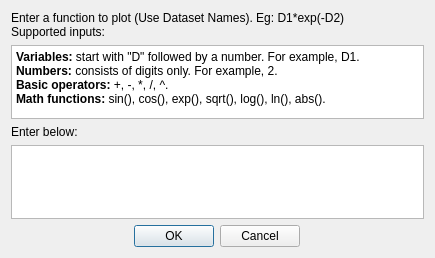
<?xml version="1.0" encoding="UTF-8"?>
<ui version="4.0">
 <class>FunctionDialog</class>
 <widget class="QDialog" name="FunctionDialog">
  <property name="geometry">
   <rect>
    <x>0</x>
    <y>0</y>
    <width>435</width>
    <height>258</height>
   </rect>
  </property>
  <property name="minimumSize">
   <size>
    <width>435</width>
    <height>258</height>
   </size>
  </property>
  <property name="windowTitle">
   <string>Function</string>
  </property>
  <layout class="QGridLayout" name="gridLayout">
   <item row="0" column="0">
    <layout class="QVBoxLayout" name="verticalLayout">
     <item>
      <widget class="QLabel" name="label">
       <property name="text">
        <string>Enter a function to plot (Use Dataset Names). Eg: D1*exp(-D2)
Supported inputs:</string>
       </property>
      </widget>
     </item>
     <item>
      <widget class="QTextBrowser" name="textBrowser">
       <property name="minimumSize">
        <size>
         <width>0</width>
         <height>70</height>
        </size>
       </property>
       <property name="html">
        <string>&lt;!DOCTYPE HTML PUBLIC &quot;-//W3C//DTD HTML 4.0//EN&quot; &quot;http://www.w3.org/TR/REC-html40/strict.dtd&quot;&gt;
&lt;html&gt;&lt;head&gt;&lt;meta name=&quot;qrichtext&quot; content=&quot;1&quot; /&gt;&lt;meta charset=&quot;utf-8&quot; /&gt;&lt;style type=&quot;text/css&quot;&gt;
p, li { white-space: pre-wrap; }
hr { height: 1px; border-width: 0; }
li.unchecked::marker { content: &quot;\2610&quot;; }
li.checked::marker { content: &quot;\2612&quot;; }
&lt;/style&gt;&lt;/head&gt;&lt;body style=&quot; font-family:'Microsoft YaHei UI'; font-size:9pt; font-weight:400; font-style:normal;&quot;&gt;
&lt;p style=&quot; margin-top:0px; margin-bottom:0px; margin-left:0px; margin-right:0px; -qt-block-indent:0; text-indent:0px;&quot;&gt;&lt;span style=&quot; font-weight:700;&quot;&gt;Variables:&lt;/span&gt; start with &amp;quot;D&amp;quot; followed by a number. For example, D1.&lt;/p&gt;
&lt;p style=&quot; margin-top:0px; margin-bottom:0px; margin-left:0px; margin-right:0px; -qt-block-indent:0; text-indent:0px;&quot;&gt;&lt;span style=&quot; font-weight:700;&quot;&gt;Numbers:&lt;/span&gt; consists of digits only. For example, 2.&lt;/p&gt;
&lt;p style=&quot; margin-top:0px; margin-bottom:0px; margin-left:0px; margin-right:0px; -qt-block-indent:0; text-indent:0px;&quot;&gt;&lt;span style=&quot; font-weight:700;&quot;&gt;Basic operators:&lt;/span&gt; +, -, *, /, ^.&lt;/p&gt;
&lt;p style=&quot; margin-top:0px; margin-bottom:0px; margin-left:0px; margin-right:0px; -qt-block-indent:0; text-indent:0px;&quot;&gt;&lt;span style=&quot; font-weight:700;&quot;&gt;Math functions:&lt;/span&gt; sin(), cos(), exp(), sqrt(), log(), ln(), abs().&lt;/p&gt;&lt;/body&gt;&lt;/html&gt;</string>
       </property>
      </widget>
     </item>
     <item>
      <widget class="QLabel" name="label_2">
       <property name="text">
        <string>Enter below:</string>
       </property>
      </widget>
     </item>
     <item>
      <widget class="QTextEdit" name="textEdit">
       <property name="html">
        <string>&lt;!DOCTYPE HTML PUBLIC &quot;-//W3C//DTD HTML 4.0//EN&quot; &quot;http://www.w3.org/TR/REC-html40/strict.dtd&quot;&gt;
&lt;html&gt;&lt;head&gt;&lt;meta name=&quot;qrichtext&quot; content=&quot;1&quot; /&gt;&lt;meta charset=&quot;utf-8&quot; /&gt;&lt;style type=&quot;text/css&quot;&gt;
p, li { white-space: pre-wrap; }
hr { height: 1px; border-width: 0; }
li.unchecked::marker { content: &quot;\2610&quot;; }
li.checked::marker { content: &quot;\2612&quot;; }
&lt;/style&gt;&lt;/head&gt;&lt;body style=&quot; font-family:'Microsoft YaHei UI'; font-size:9pt; font-weight:400; font-style:normal;&quot;&gt;
&lt;p style=&quot;-qt-paragraph-type:empty; margin-top:0px; margin-bottom:0px; margin-left:0px; margin-right:0px; -qt-block-indent:0; text-indent:0px;&quot;&gt;&lt;br /&gt;&lt;/p&gt;&lt;/body&gt;&lt;/html&gt;</string>
       </property>
       <property name="placeholderText">
        <string/>
       </property>
      </widget>
     </item>
     <item>
      <layout class="QHBoxLayout" name="horizontalLayout_3">
       <item>
        <widget class="QDialogButtonBox" name="buttonBox">
         <property name="sizePolicy">
          <sizepolicy hsizetype="Fixed" vsizetype="Fixed">
           <horstretch>0</horstretch>
           <verstretch>0</verstretch>
          </sizepolicy>
         </property>
         <property name="orientation">
          <enum>Qt::Horizontal</enum>
         </property>
         <property name="standardButtons">
          <set>QDialogButtonBox::Cancel|QDialogButtonBox::Ok</set>
         </property>
        </widget>
       </item>
      </layout>
     </item>
    </layout>
   </item>
  </layout>
 </widget>
 <resources/>
 <connections>
  <connection>
   <sender>buttonBox</sender>
   <signal>accepted()</signal>
   <receiver>FunctionDialog</receiver>
   <slot>accept()</slot>
   <hints>
    <hint type="sourcelabel">
     <x>248</x>
     <y>254</y>
    </hint>
    <hint type="destinationlabel">
     <x>157</x>
     <y>274</y>
    </hint>
   </hints>
  </connection>
  <connection>
   <sender>buttonBox</sender>
   <signal>rejected()</signal>
   <receiver>FunctionDialog</receiver>
   <slot>reject()</slot>
   <hints>
    <hint type="sourcelabel">
     <x>316</x>
     <y>260</y>
    </hint>
    <hint type="destinationlabel">
     <x>286</x>
     <y>274</y>
    </hint>
   </hints>
  </connection>
 </connections>
</ui>
